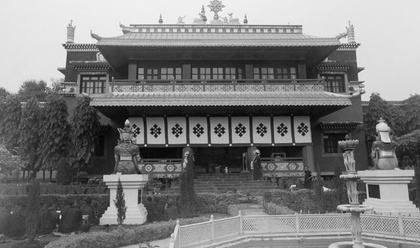
%> input picture entrega2/4-restauracion_imagenes/edificio_china.jpg, 420 x 248 px, shrunk from 640 x 378 before the run
$ octave 4_5_filtro_punto_medio.m   (GNU Octave 9; MATLAB toolbox functions it lacks are replaced by stand-ins)
%> lines starting %> are read from the running program, lines starting %| are printed output that depends on the picture; in (x1, y1, x2, y2) boxes, pixels count from 0 and x2, y2 are one past the last pixel; in counts of white or black regions, pixels touching at a corner belong together; the program's own positions count from 1
%Filtro Punto Medio
clc;
clear;
pkg load image;

A_input = imread('edificio_china.jpg');
%> A_input is the input picture: size 248x420x3 uint8; min 4, max 250, mean 123.5
A_input = A_input(:,:,1);
%> A_input: size 248x420 uint8


A = imnoise(A_input, 'salt & pepper', 0.02);
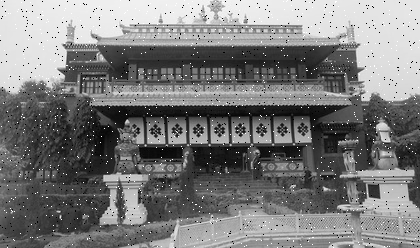
%> A: size 248x420 uint8; min 0, max 255, mean 123.5
A = double(A);
%> A: size 248x420 double

[m,n] = size(A);
%> m = 248; n = 420
B = zeros(m,n);

function result = medium_point(input_array)
%> called with input_array = [230; 230; 255; 230]
    result= (max(input_array) + min(input_array))/2;
%> result = 242.5
endfunction

B(1, 1) = medium_point(A(1:2, 1:2)(:));
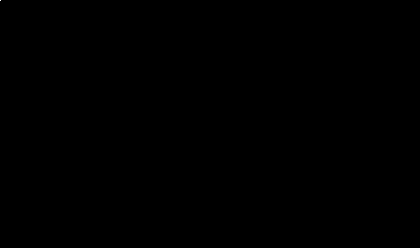
%> B: size 248x420 double; values 0 (black) and 242.5 (white), 0% white in thin lines or dots, all inside (x1, y1, x2, y2) = (0, 0, 1, 1)
B(m, 1) = medium_point(A(m-1:m, 1:2)(:));
%> B: size 248x420 double; under 0.01% of pixels changed, all inside (x1, y1, x2, y2) = (0, 247, 1, 248)
B(1, n) = medium_point(A(1:2, n-1:n)(:));
%> B: size 248x420 double; min 0, max 242.5, mean 0; mean of the top-left, top-right, bottom-left and bottom-right quarters 0, 0, 0, 0
B(m, n) = medium_point(A(m-1:m, n-1:n)(:));

for x = 2:m-1
  B(x, 1) = medium_point(A(x-1:x+1, 1:2)(:));
  B(x, n) = medium_point(A(x-1:x+1, n-1:n)(:));
endfor
%> this loop made 246 passes
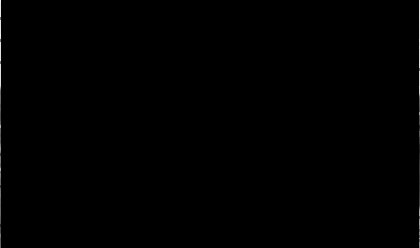
%> B: size 248x420 double; min 0, max 242.5, mean 0.7

for y = 2:n-1
  B(1, y) = medium_point(A(1:2,y-1:y+1)(:));
  B(1, y) = medium_point(A(m-1:m,y-1:y+1)(:));
endfor
%> this loop made 418 passes
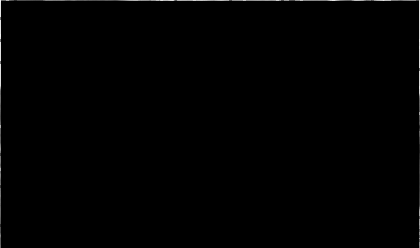
%> B: size 248x420 double; 0.4% of pixels changed, all inside (x1, y1, x2, y2) = (1, 0, 419, 1)

for x = 2:m-1
  for y = 2:n-1
    neighborhood = A(x-1:x+1, y-1:y+1);
    temp = neighborhood(:);
    B(x, y) = medium_point(temp);
  end
end
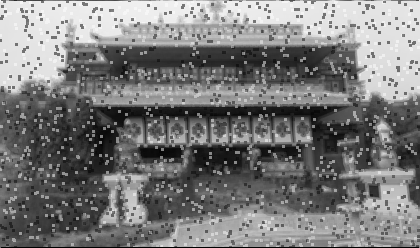
%> B: size 248x420 double; min 0, max 247, mean 123
A = uint8(A);
B = uint8(B);
%> B: size 248x420 uint8

subplot(1, 2, 1);
imshow(A);
title('Imagen con ruido');

subplot(1, 2, 2);
imshow(B);
title('Imagen resultante');

$ run again, with entrega2/4-restauracion_imagenes/ruido_periodico.jpg copied over entrega2/4-restauracion_imagenes/edificio_china.jpg
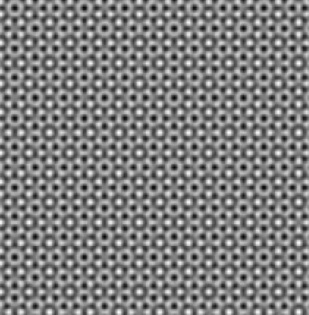
%> input picture entrega2/4-restauracion_imagenes/ruido_periodico.jpg, 309 x 315 px
%> A_input is the input picture: size 315x309x3 uint8; min 0, max 253, mean 127.7
%> A_input: size 315x309 uint8
%> result = 214.5
%> the loop `for x = 2:m-1` made 313 passes
%> after the loop `for x = 2:m-1`:
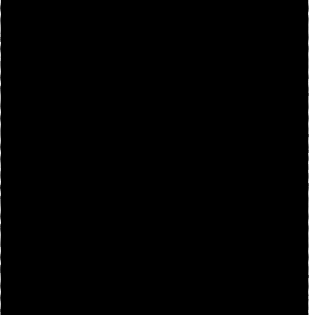
%> B: size 315x309 double; min 0, max 237.5, mean 1
%> the loop `for y = 2:n-1` made 307 passes
%> after the loop `for x = 2:m-1`:
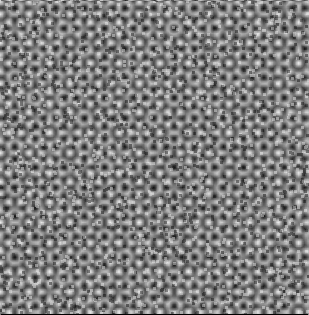
%> B: size 315x309 double; min 0, max 237.5, mean 127.3
